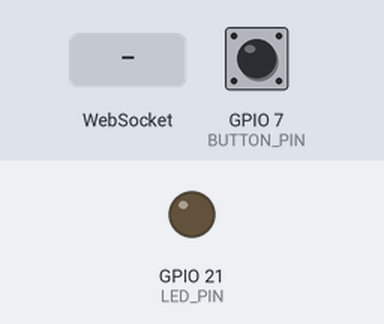
Recording of a program running on a simulated Seeed XIAO ESP32-S3. Shown: output pins drawn as LEDs (lit = HIGH). The inputs (shaded band) are chosen by the test bench; at power-on: GPIO 7 (BUTTON_PIN) HIGH. WiFi joins after 1.5 s; servers stay silent unless stated; I2S audio is not simulated (input reads silence); what the program prints to the serial monitor is not drawn. At 15.6 s the program puts the board to deep sleep or switches it off; the recording ends there.

Above: at 3.8 s.
3.9 s: WebSocket text "session_started" received
At 4.6 s:
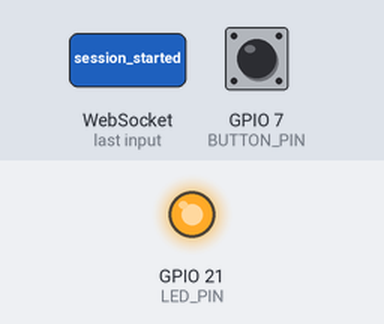
5.4 s: GPIO 7 (BUTTON_PIN) pulled LOW for 0.15 s
7.0 s: GPIO 7 (BUTTON_PIN) pulled LOW for 1 s
At 8.1 s:
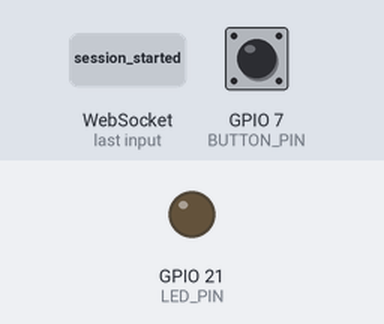
9.5 s: WebSocket text "session_ended" received
11.0 s: WebSocket text "vad_speech_start" received
12.5 s: GPIO 7 (BUTTON_PIN) driven LOW
At 13.8 s:
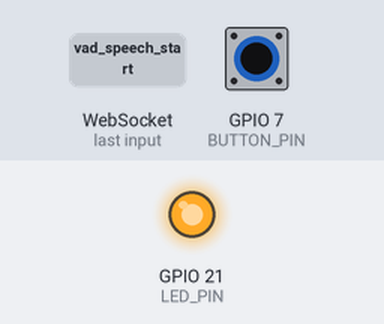
Timing chart, 0 to 15.6 s (numbered marks = the images above; inputs shaded):
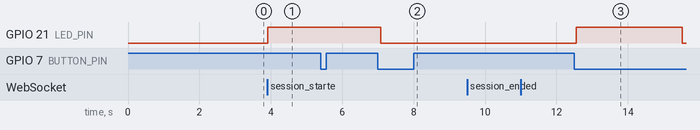

Measured:
- after the input at 3.9 s, GPIO 21 (LED_PIN): LOW → HIGH at once
- after the input at 5.4 s, every drawn part: stays the same
- after the input at 7.0 s, GPIO 21 (LED_PIN): HIGH → LOW after 0.08 s
- after the input at 9.5 s, every drawn part: stays the same
- after the input at 11.0 s, every drawn part: stays the same
- after the input at 12.5 s, GPIO 21 (LED_PIN): LOW → HIGH after 0.05 s, → LOW 3.0 s later

The program:

main.cpp
```cpp
#include <Arduino.h>
#include <WiFi.h>
#include <WebSocketsClient.h>
#include <ArduinoJson.h>
#include <driver/i2s.h>

/*
 * UMI - LiveKit VAD Edition
 * ==========================
 *
 * Button pressed = Start new chat session
 * LiveKit VAD handles voice detection
 * Continuous streaming until button pressed again
 */

/* ==================== CONFIG ==================== */

const char* WIFI_SSID = "Your-WiFi-Name";
const char* WIFI_PASSWORD = "Your-WiFi-Password";
const char* BRIDGE_HOST = "192.168.1.100";
const uint16_t BRIDGE_PORT = 8765;

#define BUTTON_PIN 7
#define LED_PIN 21

// I2S Microphone (INMP441)
#define I2S_MIC_SCK  1
#define I2S_MIC_WS   2
#define I2S_MIC_SD   3

// I2S Speaker (MAX98357A)
#define I2S_SPK_BCK  5
#define I2S_SPK_WS   6
#define I2S_SPK_DOUT 8

#define SAMPLE_RATE 16000
#define CHUNK_SIZE 480  // 30ms chunks
#define MIC_GAIN 3

/* ==================== STATE ==================== */

WebSocketsClient webSocket;

enum State { DISCONNECTED, IDLE, IN_SESSION, SPEAKING };
State currentState = DISCONNECTED;

int16_t audioBuffer[CHUNK_SIZE];
String currentSessionId = "";
bool isSpeakerMode = false;

/* ==================== I2S SETUP ==================== */

void setupI2SMic() {
  i2s_driver_uninstall(I2S_NUM_0);
  delay(100);

  i2s_config_t i2s_config = {
    .mode = (i2s_mode_t)(I2S_MODE_MASTER | I2S_MODE_RX),
    .sample_rate = SAMPLE_RATE,
    .bits_per_sample = I2S_BITS_PER_SAMPLE_16BIT,
    .channel_format = I2S_CHANNEL_FMT_ONLY_LEFT,
    .communication_format = I2S_COMM_FORMAT_STAND_I2S,
    .intr_alloc_flags = ESP_INTR_FLAG_LEVEL1,
    .dma_buf_count = 8,
    .dma_buf_len = 512,
    .use_apll = false,
    .tx_desc_auto_clear = false,
    .fixed_mclk = 0
  };

  i2s_pin_config_t pin_config = {
    .bck_io_num = I2S_MIC_SCK,
    .ws_io_num = I2S_MIC_WS,
    .data_out_num = I2S_PIN_NO_CHANGE,
    .data_in_num = I2S_MIC_SD
  };

  i2s_driver_install(I2S_NUM_0, &i2s_config, 0, NULL);
  i2s_set_pin(I2S_NUM_0, &pin_config);
  i2s_zero_dma_buffer(I2S_NUM_0);

  isSpeakerMode = false;
  Serial.println("✅ Mic ready");
}

void setupI2SSpeaker() {
  i2s_driver_uninstall(I2S_NUM_0);
  delay(100);

  i2s_config_t i2s_config = {
    .mode = (i2s_mode_t)(I2S_MODE_MASTER | I2S_MODE_TX),
    .sample_rate = SAMPLE_RATE,
    .bits_per_sample = I2S_BITS_PER_SAMPLE_16BIT,
    .channel_format = I2S_CHANNEL_FMT_RIGHT_LEFT,
    .communication_format = I2S_COMM_FORMAT_STAND_I2S,
    .intr_alloc_flags = ESP_INTR_FLAG_LEVEL1,
    .dma_buf_count = 8,
    .dma_buf_len = 512,
    .use_apll = false,
    .tx_desc_auto_clear = true,
    .fixed_mclk = 0
  };

  i2s_pin_config_t pin_config = {
    .bck_io_num = I2S_SPK_BCK,
    .ws_io_num = I2S_SPK_WS,
    .data_out_num = I2S_SPK_DOUT,
    .data_in_num = I2S_PIN_NO_CHANGE
  };

  i2s_driver_install(I2S_NUM_0, &i2s_config, 0, NULL);
  i2s_set_pin(I2S_NUM_0, &pin_config);
  i2s_zero_dma_buffer(I2S_NUM_0);

  isSpeakerMode = true;
  Serial.println("🔊 Speaker ready");
}

/* ==================== WEBSOCKET HANDLERS ==================== */

void webSocketEvent(WStype_t type, uint8_t* payload, size_t length) {
  switch(type) {
    case WStype_DISCONNECTED:
      Serial.println("❌ Disconnected from bridge");
      currentState = DISCONNECTED;
      digitalWrite(LED_PIN, LOW);
      break;

    case WStype_CONNECTED:
      {
        Serial.println("✅ Connected to bridge");
        currentState = IDLE;
        digitalWrite(LED_PIN, HIGH);

        // Send device info
        StaticJsonDocument<200> doc;
        doc["type"] = "device_info";
        doc["device_id"] = "umi-" + String((uint32_t)ESP.getEfuseMac(), HEX);
        doc["sample_rate"] = SAMPLE_RATE;
        doc["channels"] = 1;

        String json;
        serializeJson(doc, json);
        webSocket.sendTXT(json);
      }
      break;

    case WStype_TEXT:
      {
        Serial.printf("📝 Message: %s\n", payload);

        StaticJsonDocument<512> doc;
        DeserializationError error = deserializeJson(doc, payload, length);

        if (!error) {
          const char* msgType = doc["type"];

          if (strcmp(msgType, "session_started") == 0) {
            currentSessionId = doc["session_id"].as<String>();
            Serial.printf("🆕 Session started: %s\n", currentSessionId.c_str());
            digitalWrite(LED_PIN, HIGH);
          }
          else if (strcmp(msgType, "session_ended") == 0) {
            Serial.println("✅ Session ended");
            currentSessionId = "";
            currentState = IDLE;
            digitalWrite(LED_PIN, LOW);
          }
          else if (strcmp(msgType, "vad_speech_start") == 0) {
            Serial.println("🎤 VAD: Speech detected");
          }
          else if (strcmp(msgType, "vad_speech_end") == 0) {
            Serial.println("🔇 VAD: Speech ended");
          }
          else if (strcmp(msgType, "transcript") == 0) {
            const char* text = doc["text"];
            bool isFinal = doc["is_final"] | false;
            Serial.printf("📝 %s: %s\n", isFinal ? "FINAL" : "Partial", text);
          }
          else if (strcmp(msgType, "agent_speaking_start") == 0) {
            Serial.println("🤖 AI started speaking");
            currentState = SPEAKING;
          }
          else if (strcmp(msgType, "agent_speaking_end") == 0) {
            Serial.println("✅ AI finished speaking");
            if (currentState == SPEAKING) {
              currentState = IN_SESSION;
            }
          }
        }
      }
      break;

    case WStype_BIN:
      // Received TTS audio from bridge
      if (currentState == SPEAKING) {
        playAudioChunk(payload, length);
      }
      break;
  }
}

/* ==================== AUDIO FUNCTIONS ==================== */

void streamAudioChunk() {
  if (currentState != IN_SESSION) return;

  size_t bytesRead = 0;
  esp_err_t result = i2s_read(
    I2S_NUM_0,
    audioBuffer,
    CHUNK_SIZE * sizeof(int16_t),
    &bytesRead,
    10 / portTICK_PERIOD_MS
  );

  if (result != ESP_OK || bytesRead == 0) return;

  int samplesRead = bytesRead / sizeof(int16_t);

  // Apply gain
  for (int i = 0; i < samplesRead; i++) {
    int32_t boosted = (int32_t)audioBuffer[i] * MIC_GAIN;
    audioBuffer[i] = (int16_t)constrain(boosted, -32768, 32767);
  }

  // Send to bridge (LiveKit VAD will handle detection)
  webSocket.sendBIN((uint8_t*)audioBuffer, bytesRead);
}

void playAudioChunk(uint8_t* data, size_t length) {
  // Switch to speaker if needed
  if (!isSpeakerMode) {
    setupI2SSpeaker();
  }

  int16_t* samples = (int16_t*)data;
  int numSamples = length / 2;

  // Convert mono to stereo
  int32_t stereoBuffer[CHUNK_SIZE];
  int chunks = (numSamples + CHUNK_SIZE - 1) / CHUNK_SIZE;

  for (int c = 0; c < chunks; c++) {
    int offset = c * CHUNK_SIZE;
    int chunkSize = min(CHUNK_SIZE, numSamples - offset);

    for (int i = 0; i < chunkSize; i++) {
      int16_t sample = samples[offset + i];
      stereoBuffer[i] = ((int32_t)sample << 16) | (sample & 0xFFFF);
    }

    size_t written;
    i2s_write(I2S_NUM_0, stereoBuffer, chunkSize * sizeof(int32_t), &written, portMAX_DELAY);
  }
}

/* ==================== SESSION MANAGEMENT ==================== */

void startNewSession() {
  if (currentState != IDLE) {
    Serial.println("⚠️ Already in session or not connected");
    return;
  }

  // Generate session ID
  currentSessionId = "session-" + String(millis());
  currentState = IN_SESSION;

  Serial.printf("🆕 Starting new session: %s\n", currentSessionId.c_str());

  // Make sure we're in mic mode
  if (isSpeakerMode) {
    setupI2SMic();
  }

  // Send session start to bridge
  StaticJsonDocument<200> doc;
  doc["type"] = "start_session";
  doc["session_id"] = currentSessionId;

  String json;
  serializeJson(doc, json);
  webSocket.sendTXT(json);

  digitalWrite(LED_PIN, HIGH);
}

void endSession() {
  if (currentState != IN_SESSION && currentState != SPEAKING) {
    Serial.println("⚠️ Not in session");
    return;
  }

  Serial.println("✅ Ending session");

  // Send session end to bridge
  StaticJsonDocument<200> doc;
  doc["type"] = "end_session";
  doc["session_id"] = currentSessionId;

  String json;
  serializeJson(doc, json);
  webSocket.sendTXT(json);

  currentSessionId = "";
  currentState = IDLE;
  digitalWrite(LED_PIN, LOW);

  // Switch back to mic mode if needed
  if (isSpeakerMode) {
    setupI2SMic();
  }
}

/* ==================== BUTTON HANDLING ==================== */

void handleButton() {
  static bool lastState = HIGH;
  static uint32_t pressStart = 0;
  static bool longPressHandled = false;

  bool btn = digitalRead(BUTTON_PIN);
  uint32_t now = millis();

  if (btn != lastState) {
    delay(50);  // Debounce
    btn = digitalRead(BUTTON_PIN);

    if (btn == LOW) {
      // Button pressed
      pressStart = now;
      longPressHandled = false;

      if (currentState == IDLE) {
        // Start new chat session
        startNewSession();
      }
      else if (currentState == IN_SESSION || currentState == SPEAKING) {
        // End current session
        endSession();
      }
    }

    lastState = btn;
  }

  // Long press = deep sleep
  if (btn == LOW && !longPressHandled && (now - pressStart) >= 3000) {
    Serial.println("😴 Long press - sleep mode");
    longPressHandled = true;

    if (currentState == IN_SESSION) {
      endSession();
    }

    delay(100);
    esp_deep_sleep_start();
  }
}

/* ==================== WIFI SETUP ==================== */

void setupWiFi() {
  Serial.printf("📡 Connecting to %s...\n", WIFI_SSID);

  WiFi.mode(WIFI_STA);
  WiFi.begin(WIFI_SSID, WIFI_PASSWORD);

  int attempts = 0;
  while (WiFi.status() != WL_CONNECTED && attempts < 30) {
    delay(500);
    Serial.print(".");
    attempts++;
  }

  if (WiFi.status() == WL_CONNECTED) {
    Serial.printf("\n✅ WiFi connected\n");
    Serial.printf("📍 IP: %s\n", WiFi.localIP().toString().c_str());
  } else {
    Serial.println("\n❌ WiFi failed!");
  }
}

/* ==================== MAIN ==================== */

void setup() {
  Serial.begin(115200);
  delay(1000);

  Serial.println("\n╔═══════════════════════════════╗");
  Serial.println("║  UMI - LiveKit VAD Edition    ║");
  Serial.println("╚═══════════════════════════════╝\n");

  pinMode(BUTTON_PIN, INPUT_PULLUP);
  pinMode(LED_PIN, OUTPUT);
  digitalWrite(LED_PIN, LOW);

  setupWiFi();

  if (WiFi.status() != WL_CONNECTED) {
    Serial.println("❌ FATAL: No WiFi");
    while(1) delay(1000);
  }

  setupI2SMic();

  Serial.printf("🌉 Connecting to bridge at %s:%d\n", BRIDGE_HOST, BRIDGE_PORT);
  webSocket.begin(BRIDGE_HOST, BRIDGE_PORT, "/");
  webSocket.onEvent(webSocketEvent);
  webSocket.setReconnectInterval(5000);

  Serial.println("\n✅ Ready!");
  Serial.println("🔘 Press button = Start new chat");
  Serial.println("🔘 Press again = End chat");
  Serial.println("⏸️ Hold 3s = Sleep\n");
}

void loop() {
  webSocket.loop();
  handleButton();

  // Continuous audio streaming when in session
  if (currentState == IN_SESSION && !isSpeakerMode) {
    streamAudioChunk();
  }
  else {
    delay(10);
  }
}
```
